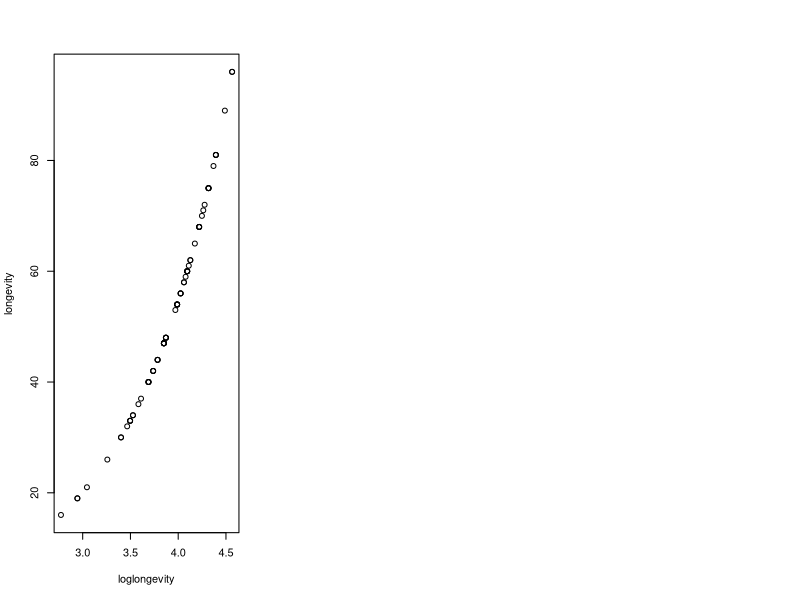

Source code (R): (Note: this script raises an error after producing the figure.)
## ---- chunk 1
knitr::opts_chunk$set(echo = TRUE)
knitr::opts_chunk$set(fig.width=8, fig.height=4) 
## ---- chunk 2
fliesdata = read.table("fruitflies.txt", header = TRUE)
fliesdata$loglongevity = log(fliesdata$longevity)
attach(fliesdata)
par(mfrow=c(1,3))
plot(longevity~loglongevity, data=fliesdata)
plot(longevity~activity, data=fliesdata)
plot(loglongevity~thorax, data=fliesdata);abline(lm(loglongevity~thorax, data=fliesdata))
fliesanova = lm(loglongevity~activity, data=fliesdata)
anova(fliesanova)
summary(fliesanova)
confint(fliesanova)
## ---- chunk 3
fliesdata$activity = as.factor(fliesdata$activity)
fliesdata$thorax = as.factor(fliesdata$thorax)
fliesanova = lm(loglongevity~thorax*activity, data=fliesdata)
anova(fliesanova)
## ---- chunk 4
fliesdata$activity = as.factor(fliesdata$activity)
fliesdata$thorax = as.numeric(fliesdata$thorax)
fliesanova2 = lm(loglongevity~thorax+activity, data=fliesdata)
anova(fliesanova2)
summary(fliesanova2)
mean(thorax,data=fliesdata)
## ---- chunk 5
plot(fliesdata$loglongevity~fliesdata$thorax,pch=as.character(fliesdata$activity))
## ---- chunk 6
drop1(fliesanova2, test="F")
contrasts(fliesdata$activity)=contr.sum
fliesanova2 = lm(loglongevity~thorax+activity, data=fliesdata)
summary(fliesanova2)
## ---- chunk 7
plot(loglongevity~thorax, pch=unclass(activity))
abline(lm(loglongevity~thorax, data=fliesdata[fliesdata$activity == 'isolated',]), col='blue'); abline(lm(loglongevity~thorax, data=fliesdata[fliesdata$activity == 'high',]), col='green'); abline(lm(loglongevity~thorax, data=fliesdata[fliesdata$activity == 'low',]), col='red')
## ---- chunk 8
aovfliesinter = lm(loglongevity~activity*thorax, data=fliesdata)
summary(aovfliesinter)
## ---- chunk 9
par(mfrow=c(1,2))
qqnorm(residuals(fliesanova2));qqline(residuals(fliesanova2))
plot(fitted(fliesanova2), residuals(fliesanova2))
## ---- chunk 10
fliesanova3 = lm(longevity~thorax+activity, data=fliesdata)
drop1(fliesanova3, test="F")
contrasts(fliesdata$activity)=contr.sum
fliesanova3 = lm(longevity~thorax+activity, data=fliesdata)
summary(fliesanova3)
## ---- chunk 11
plot(fliesdata$longevity~fliesdata$thorax, pch=as.character(fliesdata$activity))
par(mfrow=c(1,2))
qqnorm(residuals(fliesanova3));qqline(residuals(fliesanova3))
plot(fitted(fliesanova3), residuals(fliesanova3))
